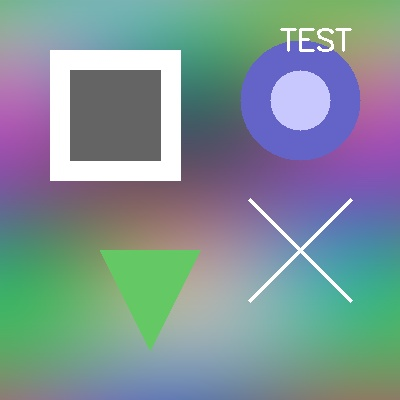
#> input picture 02-Resim-Isleme/08-alistirmalar/test-resimleri/normal.jpg, 400 x 400 px, found by its file name
$ python cozum-1.py
#> lines starting #> are read from the running program, lines starting #| are printed output that depends on the picture
"""
✅ Çözüm 1: Temel Resim İşleme
=============================

Bu dosyada Alıştırma 1'in tam çözümü bulunmaktadır.

Yazan: Eren Terzi
"""

import cv2
import numpy as np
import matplotlib.pyplot as plt
from pathlib import Path

def cozum_1():
    """Alıştırma 1'in tam çözümü"""

    print("✅ Çözüm 1: Temel Resim İşleme")
    print("=" * 40)

    # GÖREV 1: Test resmini yükle
    print("\n📁 GÖREV 1: Test resmini yükleme")
    test_resmi_yolu = "test-resimleri/normal.jpg"

    resim = cv2.imread(test_resmi_yolu)
#> resim is the input picture: shape (400, 400, 3); mean B, G, R 150.2, 146.9, 126.3
    if resim is None:
        print("⚠️ Test resmi bulunamadı, örnek resim oluşturuluyor...")
        resim = ornek_resim_olustur()

    print(f"✅ Resim yüklendi: {resim.shape}")
#| ✅ Resim yüklendi: (400, 400, 3)

    # GÖREV 2: Resmi 45° saat yönünde döndür
    print("\n🔄 GÖREV 2: 45° döndürme")

    merkez = (resim.shape[1]//2, resim.shape[0]//2)
#> merkez = (200, 200)
    rotasyon_matrisi = cv2.getRotationMatrix2D(merkez, -45, 1.0)  # -45 = saat yönü
    dondurulmus_resim = cv2.warpAffine(resim, rotasyon_matrisi, (resim.shape[1], resim.shape[0]))
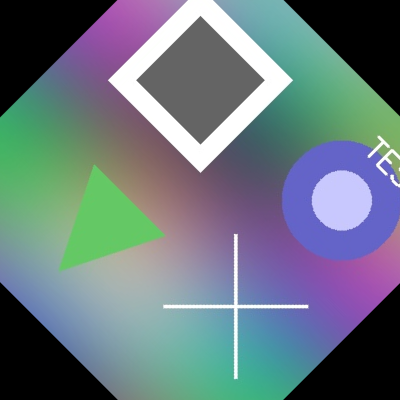
#> dondurulmus_resim: shape (400, 400, 3); mean B, G, R 127.3, 119.6, 104.3

    print("✅ Resim döndürüldü")

    # GÖREV 3: Resmi %75 oranında küçült
    print("\n📏 GÖREV 3: %75 küçültme")

    yeni_boyut = (int(resim.shape[1] * 0.75), int(resim.shape[0] * 0.75))
#> yeni_boyut = (300, 300)
    kucultulmus_resim = cv2.resize(resim, yeni_boyut, interpolation=cv2.INTER_LINEAR)

    print(f"✅ Resim küçültüldü: {resim.shape} -> {kucultulmus_resim.shape}")
#| ✅ Resim küçültüldü: (400, 400, 3) -> (300, 300, 3)

    # GÖREV 4: 3 farklı boyutta Gaussian blur
    print("\n🌫️ GÖREV 4: Gaussian blur (3 boyut)")

    blur_3x3 = cv2.GaussianBlur(resim, (3, 3), 0)
    blur_7x7 = cv2.GaussianBlur(resim, (7, 7), 0)
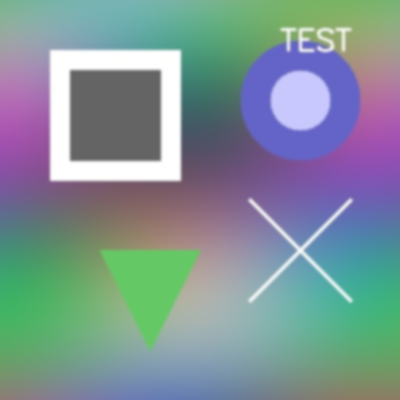
#> blur_7x7: shape (400, 400, 3); mean B, G, R 150.3, 146.9, 126.3
    blur_15x15 = cv2.GaussianBlur(resim, (15, 15), 0)

    print("✅ Gaussian blur uygulandı")

    # GÖREV 5: Salt & Pepper gürültü ekle ve temizle
    print("\n🧂 GÖREV 5: Salt & Pepper gürültü temizleme")

    # Gürültü ekleme
    gurultulu_resim = resim.copy().astype(np.float32)

    # Salt noise (beyaz piksel)
    salt_mask = np.random.random(resim.shape[:2]) < 0.05
    gurultulu_resim[salt_mask] = 255

    # Pepper noise (siyah piksel)
    pepper_mask = np.random.random(resim.shape[:2]) < 0.05
    gurultulu_resim[pepper_mask] = 0
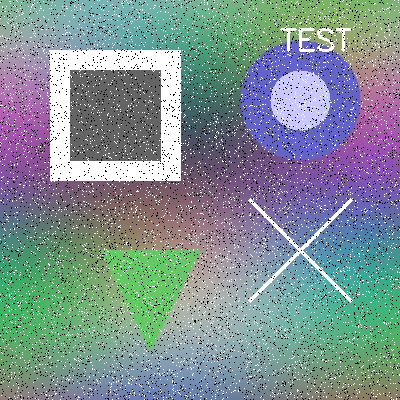
#> gurultulu_resim: shape (400, 400, 3) float32; mean B, G, R 147.7, 144.6, 126

    gurultulu_resim = gurultulu_resim.astype(np.uint8)

    # Median filter ile temizleme
    temizlenmis_resim = cv2.medianBlur(gurultulu_resim, 5)

    print("✅ Gürültü temizlendi")

    # GÖREV 6: Histogram eşitleme
    print("\n📊 GÖREV 6: Histogram eşitleme")

    # HSV color space'de V kanalını eşitle (renkli resim için)
    hsv_resim = cv2.cvtColor(resim, cv2.COLOR_BGR2HSV)
#> hsv_resim: shape (400, 400, 3); mean H, S, V 86.4, 79.8, 168.6
    hsv_resim[:,:,2] = cv2.equalizeHist(hsv_resim[:,:,2])
#> hsv_resim: shape (400, 400, 3); mean H, S, V 86.4, 79.8, 131.4
    esitlenmis_resim = cv2.cvtColor(hsv_resim, cv2.COLOR_HSV2BGR)
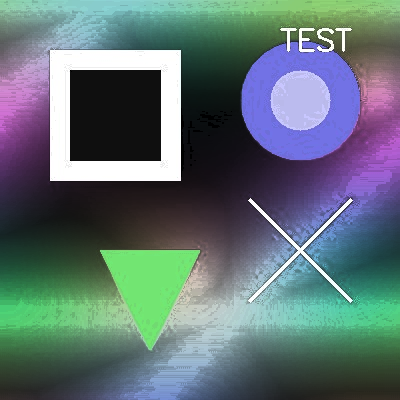
#> esitlenmis_resim: shape (400, 400, 3); mean B, G, R 116.4, 113.5, 95.2

    print("✅ Histogram eşitleme uygulandı")

    # GÖREV 7: PSNR hesaplama
    print("\n📈 GÖREV 7: PSNR hesaplama")

    def psnr_hesapla(orijinal, islenmis):
        """PSNR (Peak Signal-to-Noise Ratio) hesapla"""
        # Boyutları eşitle
        if orijinal.shape != islenmis.shape:
            islenmis = cv2.resize(islenmis, (orijinal.shape[1], orijinal.shape[0]))

        # MSE hesapla
        mse = np.mean((orijinal.astype(np.float32) - islenmis.astype(np.float32)) ** 2)
#> mse = 7169.5

        if mse == 0:
            return float('inf')

        # PSNR hesapla
        max_pixel = 255.0
        psnr = 20 * np.log10(max_pixel / np.sqrt(mse))
#> psnr = 9.58
        return psnr

    psnr_dondurulmus = psnr_hesapla(resim, dondurulmus_resim)
#> psnr_dondurulmus = 9.58
    psnr_kucultulmus = psnr_hesapla(resim, kucultulmus_resim)
#> psnr_kucultulmus = 33.44
    psnr_blur = psnr_hesapla(resim, blur_7x7)
#> psnr_blur = 29.9
    psnr_temizlenmis = psnr_hesapla(resim, temizlenmis_resim)
#> psnr_temizlenmis = 34.83
    psnr_esitlenmis = psnr_hesapla(resim, esitlenmis_resim)
#> psnr_esitlenmis = 13.94

    print("✅ PSNR değerleri hesaplandı")

    # GÖREV 8: Sonuçları görselleştir
    print("\n🖼️ GÖREV 8: Görselleştirme")

    plt.figure(figsize=(15, 15))

    # Orijinal
    plt.subplot(3, 3, 1)
    plt.imshow(cv2.cvtColor(resim, cv2.COLOR_BGR2RGB))
    plt.title('Orijinal')
    plt.axis('off')

    # Döndürülmüş
    plt.subplot(3, 3, 2)
    plt.imshow(cv2.cvtColor(dondurulmus_resim, cv2.COLOR_BGR2RGB))
    plt.title(f'45° Döndürülmüş\nPSNR: {psnr_dondurulmus:.1f} dB')
    plt.axis('off')

    # Küçültülmüş
    plt.subplot(3, 3, 3)
    plt.imshow(cv2.cvtColor(kucultulmus_resim, cv2.COLOR_BGR2RGB))
    plt.title(f'%75 Küçültülmüş\nPSNR: {psnr_kucultulmus:.1f} dB')
    plt.axis('off')

    # Blur örnekleri
    plt.subplot(3, 3, 4)
    plt.imshow(cv2.cvtColor(blur_3x3, cv2.COLOR_BGR2RGB))
    plt.title('Gaussian Blur 3x3')
    plt.axis('off')

    plt.subplot(3, 3, 5)
    plt.imshow(cv2.cvtColor(blur_7x7, cv2.COLOR_BGR2RGB))
    plt.title(f'Gaussian Blur 7x7\nPSNR: {psnr_blur:.1f} dB')
    plt.axis('off')

    plt.subplot(3, 3, 6)
    plt.imshow(cv2.cvtColor(blur_15x15, cv2.COLOR_BGR2RGB))
    plt.title('Gaussian Blur 15x15')
    plt.axis('off')

    # Gürültü temizleme
    plt.subplot(3, 3, 7)
    plt.imshow(cv2.cvtColor(gurultulu_resim, cv2.COLOR_BGR2RGB))
    plt.title('Salt & Pepper Gürültülü')
    plt.axis('off')

    plt.subplot(3, 3, 8)
    plt.imshow(cv2.cvtColor(temizlenmis_resim, cv2.COLOR_BGR2RGB))
    plt.title(f'Median Filter Temizlenmiş\nPSNR: {psnr_temizlenmis:.1f} dB')
    plt.axis('off')

    # Histogram eşitleme
    plt.subplot(3, 3, 9)
    plt.imshow(cv2.cvtColor(esitlenmis_resim, cv2.COLOR_BGR2RGB))
    plt.title(f'Histogram Eşitlenmiş\nPSNR: {psnr_esitlenmis:.1f} dB')
    plt.axis('off')

    plt.tight_layout()
    plt.show()
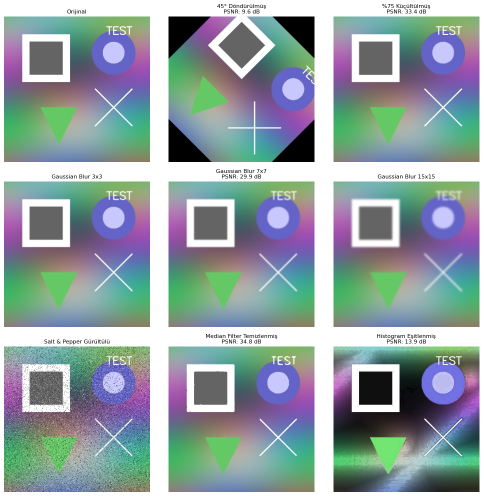
#> figure drawn by matplotlib, 9 panels

    # Sonuç raporu
    print("\n📋 SONUÇ RAPORU")
    print("=" * 30)
    print(f"🔄 Döndürme PSNR: {psnr_dondurulmus:.2f} dB")
#| 🔄 Döndürme PSNR: 9.58 dB
    print(f"📏 Küçültme PSNR: {psnr_kucultulmus:.2f} dB")
#| 📏 Küçültme PSNR: 33.44 dB
    print(f"🌫️ Blur PSNR: {psnr_blur:.2f} dB")
#| 🌫️ Blur PSNR: 29.90 dB
    print(f"🧼 Temizleme PSNR: {psnr_temizlenmis:.2f} dB")
#| 🧼 Temizleme PSNR: 34.83 dB
    print(f"📊 Eşitleme PSNR: {psnr_esitlenmis:.2f} dB")
#| 📊 Eşitleme PSNR: 13.94 dB

    print("\n💡 Analiz:")
    print(f"   • En yüksek PSNR: {max(psnr_dondurulmus, psnr_kucultulmus, psnr_blur, psnr_temizlenmis, psnr_esitlenmis):.1f} dB")
#|    • En yüksek PSNR: 34.8 dB
    print(f"   • Gürültü temizleme başarılı (PSNR artışı)")
    print(f"   • Blur işlemi beklenen şekilde PSNR düşürdü")

    print("\n🎉 Çözüm 1 tamamlandı!")

def ornek_resim_olustur():
    """Test için örnek resim oluştur"""
    resim = np.zeros((300, 300, 3), dtype=np.uint8)

    # Gradient arka plan
    for i in range(300):
        for j in range(300):
            r = int(100 + 50 * np.sin(i/50))
            g = int(120 + 30 * np.cos(j/40))
            b = int(140 + 40 * np.sin((i+j)/60))
            resim[i, j] = [b, g, r]

    # Şekiller
    cv2.rectangle(resim, (50, 50), (150, 150), (255, 255, 255), -1)
    cv2.circle(resim, (200, 200), 50, (0, 0, 255), -1)
    cv2.ellipse(resim, (100, 250), (40, 20), 0, 0, 360, (0, 255, 0), -1)

    return resim

if __name__ == "__main__":
    print("✅ OpenCV Alıştırma 1 - ÇÖZÜM")
    print("Bu dosyada tüm görevlerin çözümleri bulunmaktadır.\n")

    cozum_1()

$ run again, with 02-Resim-Isleme/08-alistirmalar/test-resimleri/dusuk_kontrast.jpg copied over 02-Resim-Isleme/08-alistirmalar/test-resimleri/normal.jpg
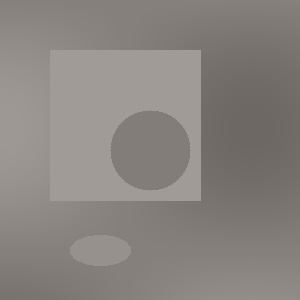
#> input picture 02-Resim-Isleme/08-alistirmalar/test-resimleri/dusuk_kontrast.jpg, 300 x 300 px, found by its file name
#> in cozum_1, resim is the input picture: shape (300, 300, 3); mean B, G, R 127.6, 131.6, 136.6
#| ✅ Resim yüklendi: (300, 300, 3)
#> in cozum_1, `dondurulmus_resim = cv2.warpAffine(resim, rotasyon_matrisi, (resim.sha..`:
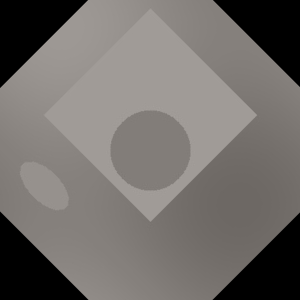
#> dondurulmus_resim: shape (300, 300, 3); mean B, G, R 106.3, 109.7, 113.8
#| ✅ Resim küçültüldü: (300, 300, 3) -> (225, 225, 3)
#> in cozum_1, `esitlenmis_resim = cv2.cvtColor(hsv_resim, cv2.COLOR_HSV2BGR)`:
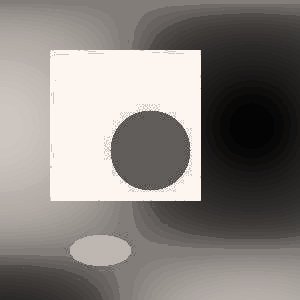
#> esitlenmis_resim: shape (300, 300, 3); mean B, G, R 125.8, 129.4, 134.5
#> mse = 3054.5
#> psnr = 13.28
#> psnr_kucultulmus = 46.81
#> psnr_blur = 43.56
#> psnr_temizlenmis = 49.18
#> psnr_esitlenmis = 12.44
#| 🔄 Döndürme PSNR: 13.28 dB
#| 📏 Küçültme PSNR: 46.81 dB
#| 🌫️ Blur PSNR: 43.56 dB
#| 🧼 Temizleme PSNR: 49.18 dB
#| 📊 Eşitleme PSNR: 12.44 dB
#|    • En yüksek PSNR: 49.2 dB

$ run again, with 02-Resim-Isleme/08-alistirmalar/test-resimleri/kenar_test.jpg copied over 02-Resim-Isleme/08-alistirmalar/test-resimleri/normal.jpg
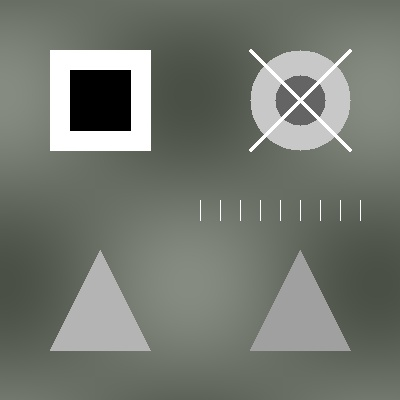
#> input picture 02-Resim-Isleme/08-alistirmalar/test-resimleri/kenar_test.jpg, 400 x 400 px, found by its file name
#> in cozum_1, resim is the input picture: shape (400, 400, 3); mean B, G, R 112.6, 120.8, 115.9
#| ✅ Resim yüklendi: (400, 400, 3)
#> in cozum_1, `dondurulmus_resim = cv2.warpAffine(resim, rotasyon_matrisi, (resim.sha..`:
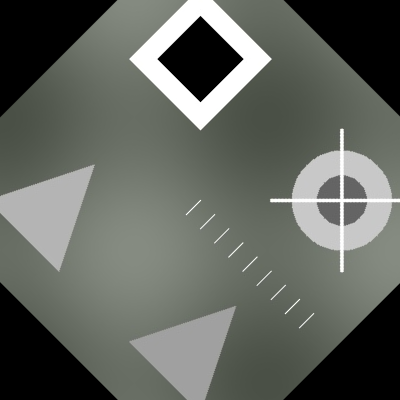
#> dondurulmus_resim: shape (400, 400, 3); mean B, G, R 94.6, 101.1, 97.2
#| ✅ Resim küçültüldü: (400, 400, 3) -> (300, 300, 3)
#> in cozum_1, `esitlenmis_resim = cv2.cvtColor(hsv_resim, cv2.COLOR_HSV2BGR)`:
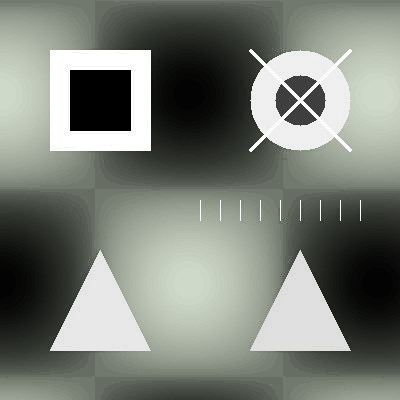
#> esitlenmis_resim: shape (400, 400, 3); mean B, G, R 118.5, 126.7, 121.7
#> mse = 6307.1
#> psnr = 10.13
#> psnr_kucultulmus = 31.77
#> psnr_blur = 28.3
#> psnr_temizlenmis = 31.13
#> psnr_esitlenmis = 15.26
#| 🔄 Döndürme PSNR: 10.13 dB
#| 📏 Küçültme PSNR: 31.77 dB
#| 🌫️ Blur PSNR: 28.30 dB
#| 🧼 Temizleme PSNR: 31.13 dB
#| 📊 Eşitleme PSNR: 15.26 dB
#|    • En yüksek PSNR: 31.8 dB

$ run again, with 02-Resim-Isleme/08-alistirmalar/test-resimleri/perspektif.jpg copied over 02-Resim-Isleme/08-alistirmalar/test-resimleri/normal.jpg
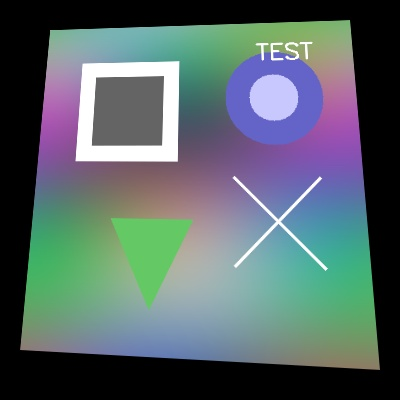
#> input picture 02-Resim-Isleme/08-alistirmalar/test-resimleri/perspektif.jpg, 400 x 400 px, found by its file name
#> in cozum_1, resim is the input picture: shape (400, 400, 3); mean B, G, R 103.3, 101.6, 86.1
#| ✅ Resim yüklendi: (400, 400, 3)
#> in cozum_1, `dondurulmus_resim = cv2.warpAffine(resim, rotasyon_matrisi, (resim.sha..`:
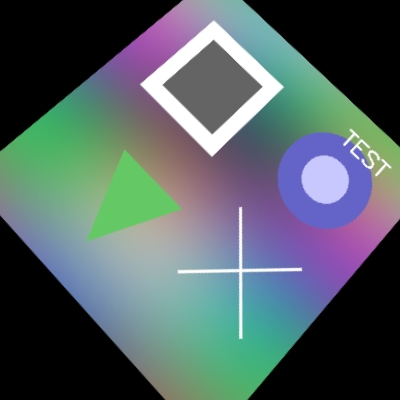
#> dondurulmus_resim: shape (400, 400, 3); mean B, G, R 99.5, 96.8, 82
#| ✅ Resim küçültüldü: (400, 400, 3) -> (300, 300, 3)
#> in cozum_1, `esitlenmis_resim = cv2.cvtColor(hsv_resim, cv2.COLOR_HSV2BGR)`:
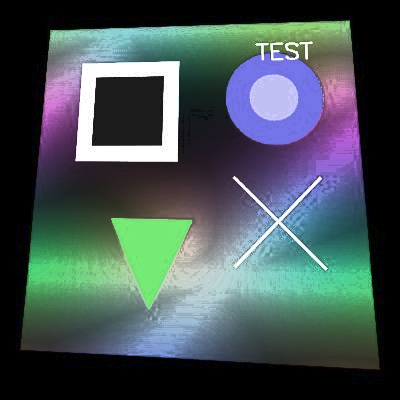
#> esitlenmis_resim: shape (400, 400, 3); mean B, G, R 85.2, 83.6, 69.2
#> mse = 6273.6
#> psnr = 10.16
#> psnr_kucultulmus = 34.83
#> psnr_blur = 29.82
#> psnr_temizlenmis = 34.56
#> psnr_esitlenmis = 16.77
#| 🔄 Döndürme PSNR: 10.16 dB
#| 📏 Küçültme PSNR: 34.83 dB
#| 🌫️ Blur PSNR: 29.82 dB
#| 🧼 Temizleme PSNR: 34.56 dB
#| 📊 Eşitleme PSNR: 16.77 dB
#|    • En yüksek PSNR: 34.8 dB
